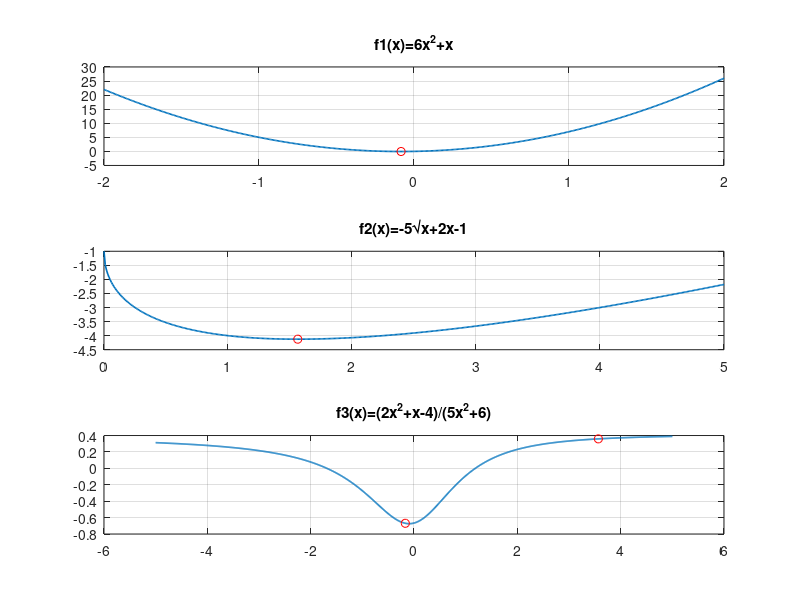

Source code (MATLAB):
% =========================================================
% ЛР7 — Экстремумы функций
% =========================================================

clear;
clc;
close all;

%% =========================================================
% 1) f1
% =========================================================

f1 = @(x) 6*x.^2 + x;

x1 = -1/12;
y1 = f1(x1);

%% =========================================================
% 2) f2 (x >= 0)
% =========================================================

f2 = @(x) -5*sqrt(x) + 2*x - 1;

x2 = 25/16;
y2 = f2(x2);

x_f2 = linspace(0, 5, 500);

%% =========================================================
% 3) f3
% =========================================================

f3 = @(x) (2*x.^2 + x - 4) ./ (5*x.^2 + 6);

D = sqrt(349);
x3_1 = (17 + D)/10;
x3_2 = (17 - D)/10;

x_f3 = linspace(-5, 5, 1000);

%% =========================================================
% Графики
% =========================================================

figure('Visible','off','Name','ЛР7','NumberTitle','off');

subplot(3,1,1);
x = linspace(-2,2,500);
plot(x, f1(x),'LineWidth',1.2);
hold on;
plot(x1,y1,'ro');
grid on;
title('f1(x)=6x^2+x');

subplot(3,1,2);
plot(x_f2, f2(x_f2),'LineWidth',1.2);
hold on;
plot(x2,y2,'ro');
grid on;
title('f2(x)=-5√x+2x-1');

subplot(3,1,3);
plot(x_f3, f3(x_f3),'LineWidth',1.2);
hold on;
plot(x3_1, f3(x3_1),'ro');
plot(x3_2, f3(x3_2),'ro');
grid on;
title('f3(x)=(2x^2+x-4)/(5x^2+6)');

%% =========================================================
% Сохранение
% =========================================================

exportgraphics(gcf,'lab7_extrema.png','Resolution',300);
close(gcf);

fileID = fopen('lab7_extrema.txt','w');

fprintf(fileID,'ЛР7 - Экстремумы\n\n');

fprintf(fileID,'f1 min: x=%.6f, y=%.6f\n', x1, y1);
fprintf(fileID,'f2 min: x=%.6f, y=%.6f\n', x2, y2);
fprintf(fileID,'f3 crit1: x=%.6f\n', x3_1);
fprintf(fileID,'f3 crit2: x=%.6f\n', x3_2);

fclose(fileID);

disp('Готово: lab7_extrema.png и lab7_extrema.txt');
